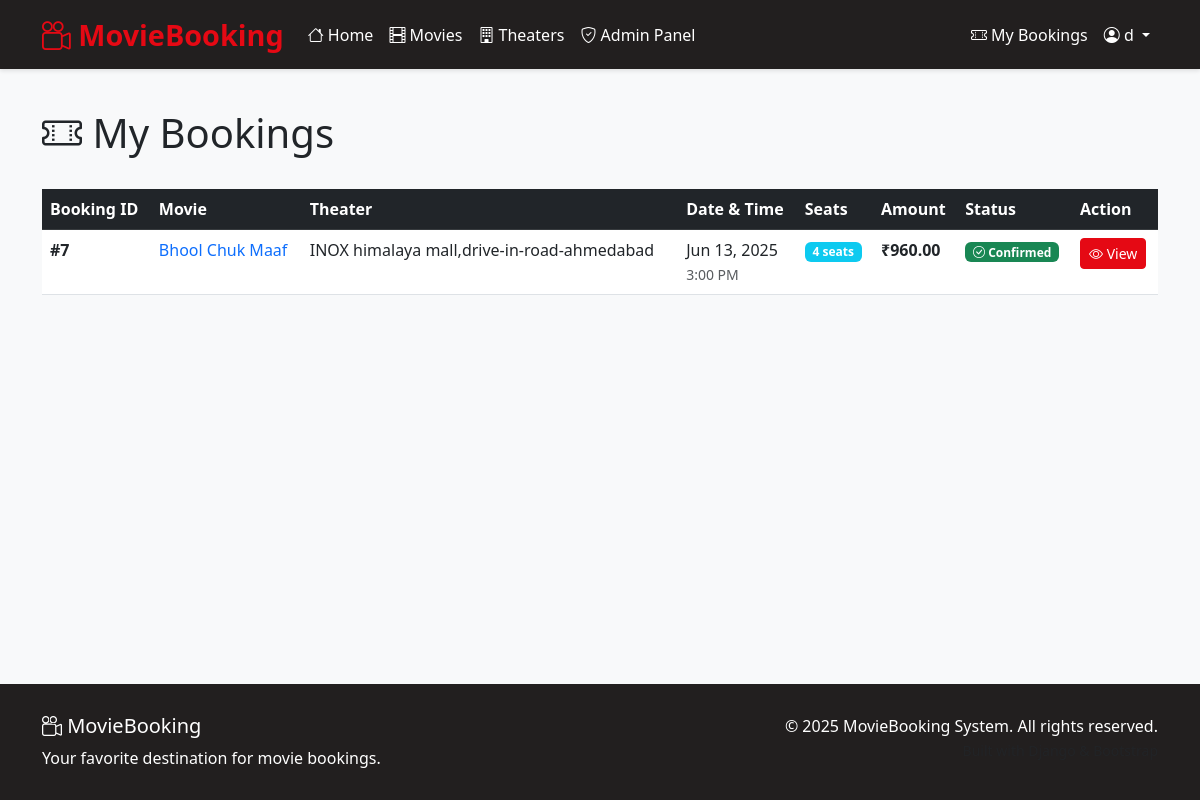
Page /bookings/history/ (signed in) on the committed database.
### booking/models.py (models this page shows, shortened)
class Booking(models.Model):
    STATUS_CHOICES = (
        ('pending', 'Pending'),
        ('confirmed', 'Confirmed'),
        ('cancelled', 'Cancelled'),
    )
    user = models.ForeignKey(User, on_delete=models.CASCADE, related_name='bookings')
    show = models.ForeignKey(Show, on_delete=models.CASCADE, related_name='bookings')
    seats = models.ManyToManyField(Seat, through='BookingSeat')
    booking_date = models.DateTimeField(auto_now_add=True)
    status = models.CharField(max_length=10, choices=STATUS_CHOICES, default='pending')
    total_amount = models.DecimalField(max_digits=8, decimal_places=2)
    class Meta:
        ordering = ['-booking_date']

class Show(models.Model):
    movie = models.ForeignKey(Movie, on_delete=models.CASCADE, related_name='shows')
    theater = models.ForeignKey(Theater, on_delete=models.CASCADE, related_name='shows')
    date = models.DateField()
    time = models.TimeField()
    base_price = models.DecimalField(max_digits=6, decimal_places=2)
    is_active = models.BooleanField(default=True)
    created_at = models.DateTimeField(auto_now_add=True)
    updated_at = models.DateTimeField(auto_now=True)
    class Meta:
        unique_together = ('theater', 'date', 'time')
        ordering = ['date', 'time']

class Movie(models.Model):
    title = models.CharField(max_length=200)
    description = models.TextField()
    duration = models.IntegerField(help_text="Duration in minutes")
    release_date = models.DateField()
    poster = models.ImageField(upload_to='movie_posters/', null=True, blank=True)
    trailer_url = models.URLField(null=True, blank=True)
    rating = models.DecimalField(
        max_digits=3,
        decimal_places=1,
        validators=[MinValueValidator(1), MaxValueValidator(10)]
    )
    genres = models.ManyToManyField(Genre, blank=True)
    created_at = models.DateTimeField(auto_now_add=True)
    updated_at = models.DateTimeField(auto_now=True)
    class Meta:
        ordering = ['-release_date']

class Theater(models.Model):
    name = models.CharField(max_length=200)
    address = models.TextField()
    city = models.CharField(max_length=100)
    total_capacity = models.IntegerField()
    contact_number = models.CharField(max_length=20, null=True, blank=True)
    created_at = models.DateTimeField(auto_now_add=True)
    updated_at = models.DateTimeField(auto_now=True)
    class Meta:
        ordering = ['city', 'name']

### booking/views.py (the view)
# urls.py: path('bookings/history/', views.booking_history, name='booking_history'),
@login_required
def booking_history(request):
    bookings = Booking.objects.filter(user=request.user).select_related(
        'show', 'show__movie', 'show__theater'
    ).order_by('-booking_date')
    paginator = Paginator(bookings, 10)
    page_number = request.GET.get('page')
    page_obj = paginator.get_page(page_number)
    context = {
        'page_obj': page_obj,
    }
    return render(request, 'booking/booking_history.html', context)

### templates/booking/booking_history.html (shortened to what this page needs)
{% extends 'base.html' %}
{% block content %}
<div class="row mb-4">
    <div class="col-12">
        <h1><i class="bi bi-ticket-perforated"></i> My Bookings</h1>
    </div>
</div>
{% if page_obj %}
    <div class="table-responsive">
        <table class="table table-hover">
            <thead class="table-dark">
                <tr>
                    <th>Booking ID</th>
                    <th>Movie</th>
                    <th>Theater</th>
                    <th>Date & Time</th>
                    <th>Seats</th>
                    <th>Amount</th>
                    <th>Status</th>
                    <th>Action</th>
                </tr>
            </thead>
            <tbody>
                {% for booking in page_obj %}
                    <tr>
                        <td><strong>#{{ booking.id }}</strong></td>
                        <td>
                            <a href="{% url 'movie_detail' booking.show.movie.id %}"
                               class="text-decoration-none">{{ booking.show.movie.title }}</a>
                        </td>
                        <td>{{ booking.show.theater.name }}</td>
                        <td>
                            {{ booking.show.date|date:"M d, Y" }}<br>
                            <small class="text-muted">{{ booking.show.time|time:"g:i A" }}</small>
                        </td>
                        <td>
                            <span class="badge bg-info">{{ booking.seats.count }} seat{{ booking.seats.count|pluralize }}</span>
                        </td>
                        <td><strong>₹{{ booking.total_amount }}</strong></td>
                        <td>
                            {% if booking.status == 'confirmed' %}
                                <span class="badge bg-success">
                                    <i class="bi bi-check-circle"></i> Confirmed
                                </span>
                            {% elif booking.status == 'pending' %}
                                <span class="badge bg-warning text-dark">
                                    <i class="bi bi-clock"></i> Pending
                                </span>
                            {% else %}
                                <span class="badge bg-danger">
                                    <i class="bi bi-x-circle"></i> Cancelled
                                </span>
                            {% endif %}
                        </td>
                        <td>
                            <a href="{% url 'booking_detail' booking.id %}"
                               class="btn btn-primary btn-sm">
                                <i class="bi bi-eye"></i> View
                            </a>
                        </td>
                    </tr>
                {% endfor %}
            </tbody>
        </table>
    </div>
{% endif %}
{% endblock %}

### templates/base.html (shortened to what this page needs)
<!DOCTYPE html>
<html lang="en">
<head>
    <link href="https://cdn.jsdelivr.net/npm/bootstrap@5.3.0/dist/css/bootstrap.min.css" rel="stylesheet">
    <link rel="stylesheet" href="https://cdn.jsdelivr.net/npm/bootstrap-icons@1.10.0/font/bootstrap-icons.css">
</head>
<body>
    <nav class="navbar navbar-expand-lg navbar-dark">
        <div class="container">
            <a class="navbar-brand" href="{% url 'home' %}">
                <i class="bi bi-camera-reels"></i> MovieBooking
            </a>
            <div class="collapse navbar-collapse" id="navbarNav">
                <ul class="navbar-nav me-auto">
                    <li class="nav-item">
                        <a class="nav-link" href="{% url 'home' %}">
                            <i class="bi bi-house"></i> Home
                        </a>
                    </li>
                    <li class="nav-item">
                        <a class="nav-link" href="{% url 'movie_list' %}">
                            <i class="bi bi-film"></i> Movies
                        </a>
                    </li>
                    <li class="nav-item">
                        <a class="nav-link" href="{% url 'theater_list' %}">
                            <i class="bi bi-building"></i> Theaters
                        </a>
                    </li>
                    {% if user.is_staff %}
                        <li class="nav-item">
                            <a class="nav-link" href="{% url 'admin_dashboard' %}">
                                <i class="bi bi-shield-check"></i> Admin Panel
                            </a>
                        </li>
                    {% endif %}
                </ul>
                <ul class="navbar-nav">
                    {% if user.is_authenticated %}
                        <li class="nav-item">
                            <a class="nav-link" href="{% url 'booking_history' %}">
                                <i class="bi bi-ticket-perforated"></i> My Bookings
                            </a>
                        </li>
                        <li class="nav-item dropdown">
                            <a class="nav-link dropdown-toggle" href="#" role="button" data-bs-toggle="dropdown">
                                <i class="bi bi-person-circle"></i> {{ user.first_name|default:user.username }}
                            </a>
                        </li>
                    {% endif %}
                </ul>
            </div>
        </div>
    </nav>
    <main class="container my-4 flex-grow-1">
        {% block content %}{% endblock %}
    </main>
    <footer class="footer">
        <div class="container">
            <div class="row">
                <div class="col-md-6">
                    <h5><i class="bi bi-camera-reels"></i> MovieBooking</h5>
                    <p class="mb-0">Your favorite destination for movie bookings.</p>
                </div>
                <div class="col-md-6 text-md-end">
                    <p class="mb-0">&copy; 2025 MovieBooking System. All rights reserved.</p>
                    <small class="text-muted">Built with Django & Bootstrap</small>
                </div>
            </div>
        </div>
    </footer>
</body>
</html>

### templates/base.html (style rules this page uses)
:root { --primary-color: #e50914; --secondary-color: #221f1f; --light-color: #f5f5f1; --dark-color: #141414; --success-color: #28a745; --warning-color: #ffc107; --danger-color: #dc3545; }
body { background-color: #f8f9fa; font-family: 'Segoe UI', Tahoma, Geneva, Verdana, sans-serif; min-height: 100vh; display: flex; flex-direction: column; }
.navbar { background-color: var(--secondary-color); box-shadow: 0 2px 4px rgba(0,0,0,.1); }
.navbar-brand { color: var(--primary-color) !important; font-weight: bold; font-size: 1.8rem; }
.nav-link { color: white !important; transition: color 0.3s; }
.btn-primary { background-color: var(--primary-color); border-color: var(--primary-color); }
.footer { background-color: var(--secondary-color); color: white; padding: 30px 0; margin-top: auto; }

### rows in the picture
Booking: id "7", show.movie "Bhool Chuk Maaf", show.theater.name "INOX himalaya mall,drive-in-road-ahmedabad", show "Jun 13, 2025", show.time "3:00 PM", seats.count "4", total_amount "960.00", status "confirmed" (drawn)

### other values in the picture
{{ user.first_name|default:user.username }} "d"
